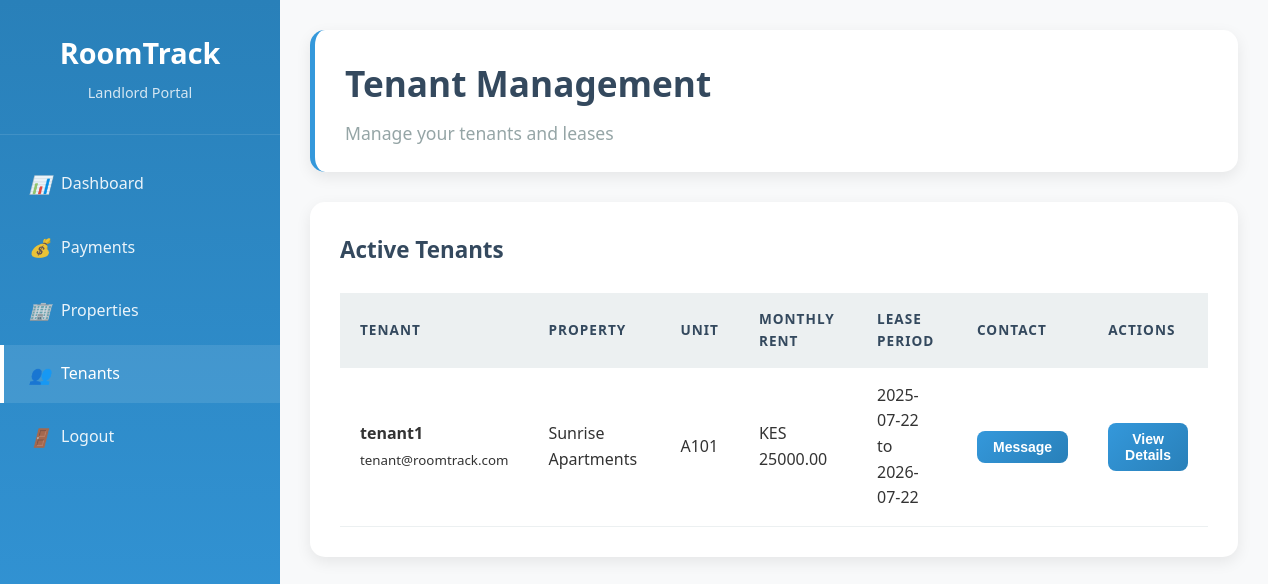
Page /landlord/tenants (signed in) on the committed database.
### models.py (models this page shows)
class User(UserMixin, db.Model):
    id = db.Column(db.Integer, primary_key=True)
    username = db.Column(db.String(80), unique=True, nullable=False)
    email = db.Column(db.String(120), unique=True, nullable=False)
    password = db.Column(db.String(200), nullable=False)
    role = db.Column(db.String(20), nullable=False)  # admin, landlord, tenant
    full_name = db.Column(db.String(200))
    id_number = db.Column(db.String(50))
    passport_number = db.Column(db.String(50))
    phone = db.Column(db.String(20))
    created_at = db.Column(db.DateTime, default=datetime.utcnow)
    landlord_properties = db.relationship('Property', backref='landlord', lazy=True)
    tenant_leases = db.relationship('Lease', backref='tenant', lazy=True, foreign_keys='Lease.tenant_id')
    maintenance_requests = db.relationship('MaintenanceRequest', backref='tenant', lazy=True)

class Property(db.Model):
    id = db.Column(db.Integer, primary_key=True)
    name = db.Column(db.String(200), nullable=False)
    address = db.Column(db.Text, nullable=False)
    total_units = db.Column(db.Integer, nullable=False)
    occupied_units = db.Column(db.Integer, default=0)
    landlord_id = db.Column(db.Integer, db.ForeignKey('user.id'), nullable=False)
    created_at = db.Column(db.DateTime, default=datetime.utcnow)
    units = db.relationship('Unit', backref='property', lazy=True, cascade='all, delete-orphan')

class Unit(db.Model):
    id = db.Column(db.Integer, primary_key=True)
    unit_number = db.Column(db.String(50), nullable=False)
    rent_amount = db.Column(db.Float, nullable=False)
    status = db.Column(db.String(20), default='vacant')  # vacant, occupied
    bedrooms = db.Column(db.Integer, default=1)
    bathrooms = db.Column(db.Integer, default=1)
    square_feet = db.Column(db.Integer)
    property_id = db.Column(db.Integer, db.ForeignKey('property.id'), nullable=False)
    leases = db.relationship('Lease', backref='unit', lazy=True, cascade='all, delete-orphan')
    maintenance_requests = db.relationship('MaintenanceRequest', backref='unit', lazy=True)

class Lease(db.Model):
    id = db.Column(db.Integer, primary_key=True)
    tenant_id = db.Column(db.Integer, db.ForeignKey('user.id'), nullable=False)
    unit_id = db.Column(db.Integer, db.ForeignKey('unit.id'), nullable=False)
    start_date = db.Column(db.Date, nullable=False)
    end_date = db.Column(db.Date, nullable=False)
    monthly_rent = db.Column(db.Float, nullable=False)
    security_deposit = db.Column(db.Float, default=0)
    status = db.Column(db.String(20), default='active')
    created_at = db.Column(db.DateTime, default=datetime.utcnow)
    payments = db.relationship('Payment', backref='lease', lazy=True, cascade='all, delete-orphan')

### app.py (the view)
@app.route('/landlord/tenants')
@login_required
def landlord_tenants():
    if current_user.role != 'landlord':
        return redirect(url_for('index'))
    properties = Property.query.filter_by(landlord_id=current_user.id).all()
    tenants = []
    for prop in properties:
        for unit in prop.units:
            for lease in unit.leases:
                if lease.status == 'active':
                    tenants.append({
                        'tenant': lease.tenant,
                        'lease': lease,
                        'unit': unit,
                        'property': prop
                    })
    return render_template('landlord/tenants.html', tenants=tenants)

### app.py (called while the page is built)
@login_manager.user_loader
def load_user(user_id):
    return User.query.get(int(user_id))

### templates/landlord/tenants.html (shortened to what this page needs)
<!DOCTYPE html>
<html lang="en">
<head>
    <link rel="stylesheet" href="{{ url_for('static', filename='css/style.css') }}">
</head>
<body>
    <div class="dashboard">
        <div class="sidebar">
            <div class="sidebar-header">
                <h2>RoomTrack</h2>
                <p>Landlord Portal</p>
            </div>
            <ul class="sidebar-nav">
                <li><a href="{{ url_for('landlord_dashboard') }}"><i>📊</i> Dashboard</a></li>
                <li><a href="{{ url_for('landlord_payments') }}"><i>💰</i> Payments</a></li>
                <li><a href="{{ url_for('landlord_properties') }}"><i>🏢</i> Properties</a></li>
                <li><a href="#" class="active"><i>👥</i> Tenants</a></li>
                <li><a href="{{ url_for('logout') }}"><i>🚪</i> Logout</a></li>
            </ul>
        </div>
        <div class="main-content">
            <div class="header">
                <h1>Tenant Management</h1>
                <p>Manage your tenants and leases</p>
            </div>
            <div class="table-container">
                <h3>Active Tenants</h3>
                {% if tenants %}
                <table>
                    <thead>
                        <tr>
                            <th>Tenant</th>
                            <th>Property</th>
                            <th>Unit</th>
                            <th>Monthly Rent</th>
                            <th>Lease Period</th>
                            <th>Contact</th>
                            <th>Actions</th>
                        </tr>
                    </thead>
                    <tbody>
                        {% for tenant_data in tenants %}
                        <tr>
                            <td>
                                <strong>{{ tenant_data.tenant.username }}</strong><br>
                                <small>{{ tenant_data.tenant.email }}</small>
                            </td>
                            <td>{{ tenant_data.property.name }}</td>
                            <td>{{ tenant_data.unit.unit_number }}</td>
                            <td>KES {{ "%.2f"|format(tenant_data.lease.monthly_rent) }}</td>
                            <td>
                                {{ tenant_data.lease.start_date.strftime('%Y-%m-%d') }} to<br>
                                {{ tenant_data.lease.end_date.strftime('%Y-%m-%d') }}
                            </td>
                            <td>
                                <button class="btn btn-sm btn-primary">Message</button>
                            </td>
                            <td>
                                <button class="btn btn-sm btn-primary">View Details</button>
                            </td>
                        </tr>
                        {% endfor %}
                    </tbody>
                </table>
                {% else %}
                <div class="text-center p-20">
                    <h3>No Active Tenants</h3>
                    <p>You don't have any active tenants at the moment.</p>
                </div>
                {% endif %}
            </div>
        </div>
    </div>
</body>
</html>

### static/css/style.css (style rules this page uses)
:root { --primary-blue: #3498db; --dark-blue: #2980b9; --light-blue: #ecf0f1; --white: #ffffff; --gray: #95a5a6; --dark-gray: #34495e; --success: #27ae60; --warning: #f39c12; --danger: #e74c3c; --light-gray: #f8f9fa; }
* { margin: 0; padding: 0; box-sizing: border-box; }
body { font-family: 'Segoe UI', Tahoma, Geneva, Verdana, sans-serif; background-color: var(--light-gray); color: #333; line-height: 1.6; }
.btn { padding: 12px 30px; border: none; border-radius: 8px; font-size: 16px; font-weight: 600; cursor: pointer; transition: all 0.3s ease; text-decoration: none; display: inline-flex; align-items: center; justify-content: center; gap: 8px; }
.btn-primary { background: linear-gradient(135deg, var(--primary-blue), var(--dark-blue)); color: var(--white); width: 100%; }
.btn-sm { padding: 8px 16px; font-size: 14px; }
.dashboard { display: flex; min-height: 100vh; }
.sidebar { width: 280px; background: linear-gradient(180deg, var(--dark-blue), var(--primary-blue)); color: var(--white); padding: 0; position: fixed; height: 100vh; overflow-y: auto; }
.sidebar-header { padding: 30px 25px; border-bottom: 1px solid rgba(255,255,255,0.1); text-align: center; }
.sidebar-header h2 { color: var(--white); margin-bottom: 5px; font-size: 1.8em; }
.sidebar-header p { color: rgba(255,255,255,0.8); font-size: 0.9em; }
.sidebar-nav { list-style: none; margin-top: 20px; }
.sidebar-nav li { margin-bottom: 5px; }
.sidebar-nav a { display: flex; align-items: center; padding: 15px 25px; color: rgba(255,255,255,0.9); text-decoration: none; transition: all 0.3s ease; border-left: 4px solid transparent; }
.sidebar-nav a:hover, .sidebar-nav a.active { background: rgba(255,255,255,0.1); color: var(--white); border-left-color: var(--white); }
.sidebar-nav i { margin-right: 12px; width: 20px; text-align: center; font-size: 1.1em; }
.main-content { flex: 1; margin-left: 280px; padding: 30px; background-color: var(--light-gray); min-height: 100vh; }
.header { background: var(--white); padding: 25px 30px; border-radius: 15px; box-shadow: 0 5px 15px rgba(0,0,0,0.08); margin-bottom: 30px; border-left: 5px solid var(--primary-blue); }
.header h1 { color: var(--dark-gray); margin-bottom: 8px; font-size: 2.2em; }
.header p { color: var(--gray); font-size: 1.1em; }
.table-container { background: var(--white); padding: 30px; border-radius: 15px; box-shadow: 0 5px 15px rgba(0,0,0,0.08); overflow: hidden; }
.table-container h3 { color: var(--dark-gray); margin-bottom: 25px; font-size: 1.4em; }
table { width: 100%; border-collapse: collapse; margin-top: 10px; }
th, td { padding: 15px 20px; text-align: left; border-bottom: 1px solid var(--light-blue); }
th { background-color: var(--light-blue); color: var(--dark-gray); font-weight: 600; text-transform: uppercase; font-size: 0.85em; letter-spacing: 1px; }

### rows in the picture
User: tenant.username "tenant1", tenant.email "tenant@roomtrack.com"
Property: property.name "Sunrise Apartments"
Unit: unit.unit_number "A101"
Lease: lease.monthly_rent "25000.00", lease.start_date "2025-07-22", lease.end_date "2026-07-22"
